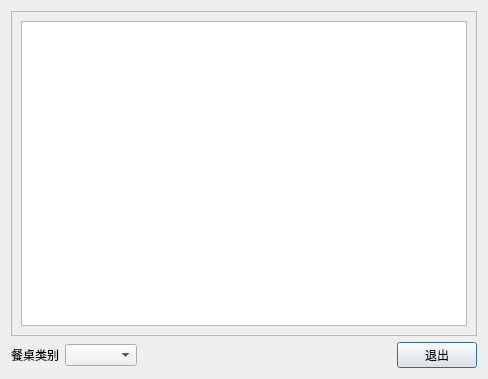
<?xml version="1.0" encoding="UTF-8"?>
<ui version="4.0">
 <class>w_m_member_telComing_table</class>
 <widget class="QDialog" name="w_m_member_telComing_table">
  <property name="geometry">
   <rect>
    <x>0</x>
    <y>0</y>
    <width>488</width>
    <height>379</height>
   </rect>
  </property>
  <property name="windowTitle">
   <string>Dialog</string>
  </property>
  <layout class="QVBoxLayout" name="verticalLayout_2">
   <item>
    <widget class="QFrame" name="frame">
     <property name="frameShape">
      <enum>QFrame::StyledPanel</enum>
     </property>
     <property name="frameShadow">
      <enum>QFrame::Raised</enum>
     </property>
     <property name="outer_stylesheet" stdset="0">
      <string>frame_backview</string>
     </property>
     <layout class="QVBoxLayout" name="verticalLayout">
      <item>
       <widget class="restaurantTableView" name="tableView"/>
      </item>
     </layout>
    </widget>
   </item>
   <item>
    <layout class="QHBoxLayout" name="horizontalLayout">
     <item>
      <widget class="QLabel" name="label">
       <property name="text">
        <string>餐桌类别</string>
       </property>
      </widget>
     </item>
     <item>
      <widget class="QComboBox" name="comboBox_tabletype"/>
     </item>
     <item>
      <spacer name="horizontalSpacer">
       <property name="orientation">
        <enum>Qt::Horizontal</enum>
       </property>
       <property name="sizeHint" stdset="0">
        <size>
         <width>40</width>
         <height>20</height>
        </size>
       </property>
      </spacer>
     </item>
     <item>
      <widget class="QPushButton" name="pushButton_exit">
       <property name="text">
        <string>退出</string>
       </property>
      </widget>
     </item>
    </layout>
   </item>
  </layout>
 </widget>
 <customwidgets>
  <customwidget>
   <class>restaurantTableView</class>
   <extends>QTableView</extends>
   <header>restauranttableview.h</header>
  </customwidget>
 </customwidgets>
 <resources/>
 <connections/>
</ui>
